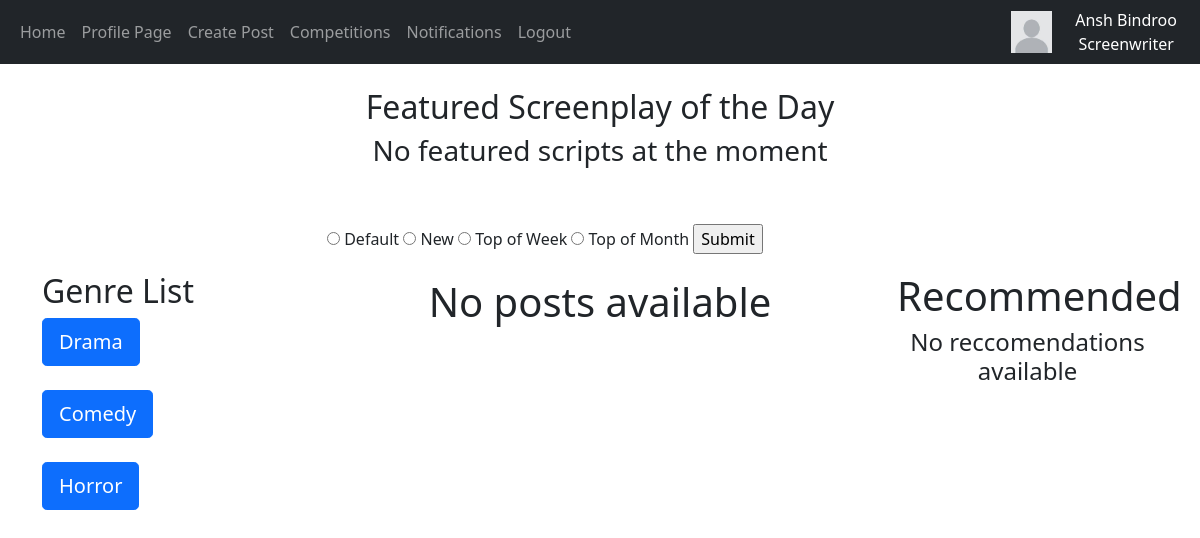
/home (signed in), run on an earlier commit of the app's database.
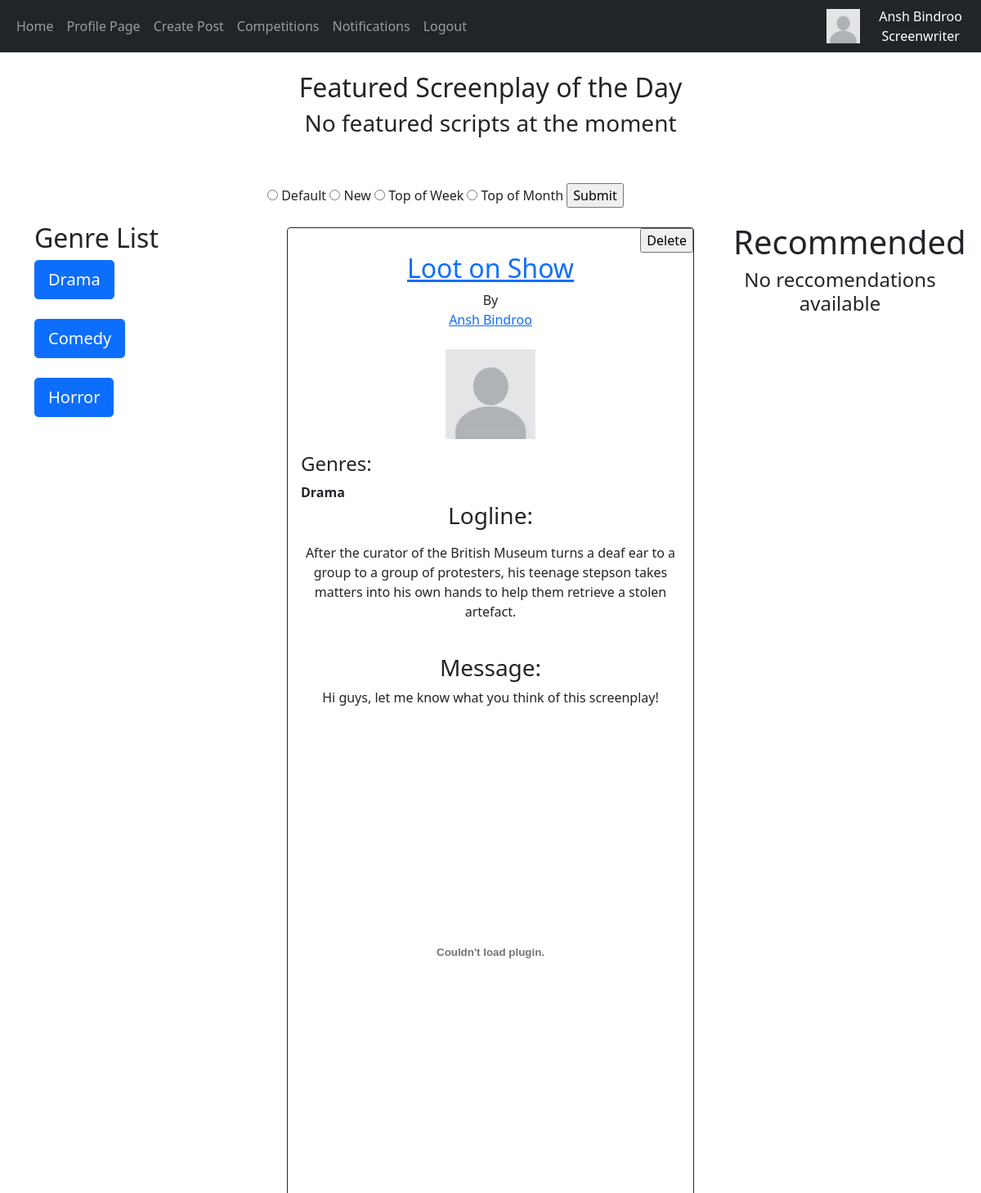
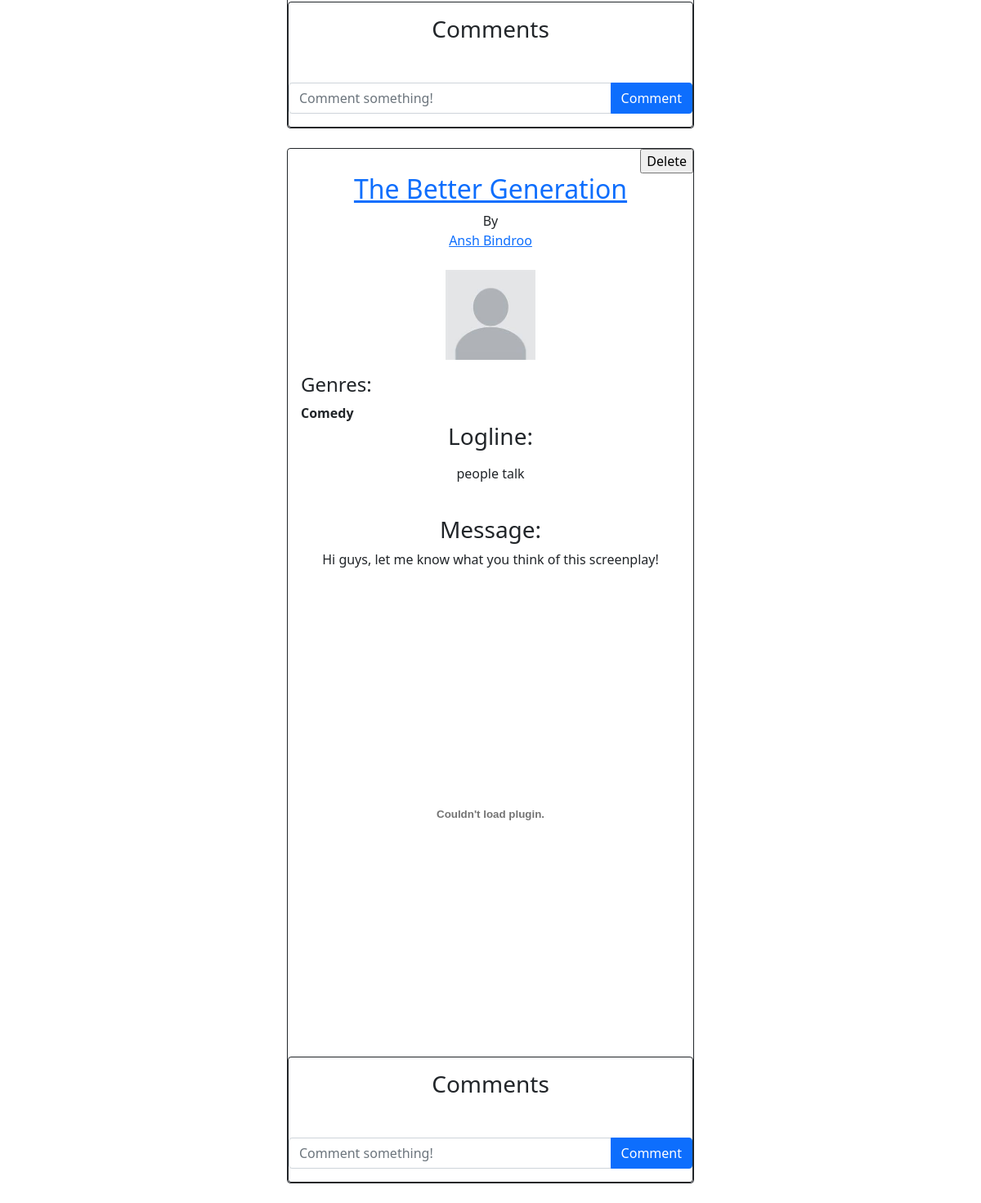
And on a later commit of the database (2 pictures, top to bottom).
### website/models.py (models this page shows)
class Users(db.Model, UserMixin):
    __tablename__ = "Users"
    id = db.Column(db.Integer, primary_key=True)
    email = db.Column(db.String(150), unique=True)
    username = db.Column(db.String(150), unique=True)
    forename = db.Column(db.String(75), unique=True)
    surname = db.Column(db.String(75))
    password = db.Column(db.String(150))
    date_created = db.Column(db.DateTime(timezone=True), default=func.now())
    accounttype = db.Column(db.Integer)
    profilepic = db.Column(db.String(), nullable=True)
    biography = db.Column(db.Text)
    insta = db.Column(db.String(), nullable=True)
    twitter = db.Column(db.String(), nullable=True)
    writers = db.relationship('Screenwriters', backref="user", passive_deletes=True)
    producers = db.relationship('Producers', backref="user", passive_deletes=True)

class Screenplays(db.Model):
    __tablename__ = "Screenplays"
    scriptid = db.Column(db.Integer, primary_key=True)
    writerid = db.Column(db.Integer, db.ForeignKey('Screenwriters.writerid', ondelete="CASCADE"), nullable=False)
    title = db.Column(db.String(300))
    logline = db.Column(db.String(165))
    message = db.Column(db.Text)
    screenplay = db.Column(db.String(300))
    fullfile = db.Column(db.String(300))
    date_created = db.Column(db.Date, default=func.current_date())
    datetime_created = db.Column(db.DateTime(timezone=True), default=func.now())
    avgrating = db.Column(db.Float)
    scripts = db.relationship('Notifications', backref="script", passive_deletes=True)
    scriptscommented = db.relationship('Comments', backref="script", passive_deletes=True)
    liked = db.relationship('LikedScreenplays', backref="script", passive_deletes=True)
    scripts2 = db.relationship('ScriptHas', backref="script", passive_deletes=True)
    liked2 = db.relationship('FeaturedScripts', backref="script", passive_deletes=True)

class ScriptHas(db.Model):
    __tablename__ = "ScriptHas"
    scriptid = db.Column(db.Integer, db.ForeignKey('Screenplays.scriptid'), primary_key=True)
    genreid = db.Column(db.Integer, db.ForeignKey('Genres.genreid'), primary_key=True)

class Genres(db.Model):
    __tablename__ = "Genres"
    genreid = db.Column(db.Integer, primary_key=True)
    genre = db.Column(db.String(50))
    genres = db.relationship('ScriptHas', backref="has")
    genres2 = db.relationship('CompHas', backref="has")

### website/views.py (the view)
@views.route("/")
@views.route("/home", methods=['GET', 'POST'])
@login_required
def home():
    if current_user.accounttype == 1:
        writer = Screenwriters.query.filter_by(userid=current_user.id).first()
        recs = GiveRecommendations(writer.writerid)
    else:
        recs = None
    posts1 = Screenplays.query.order_by(Screenplays.avgrating.desc())
    posts = []
    for i in posts1:
        if i.date_created == date.today():
            posts.append(i)
    comments = Comments.query.all()
    scripthas = ScriptHas.query.all()
    likes = LikedScreenplays.query.all()
    featured = Queue(5)
    LoadFeatured(featured, date.today())
    script = featured.queue[featured.head]
    if (script != None) and (datetime.now() >= script.dequeuedatetime): #When the screenplay's time is up, the screenplay is dequeued and removed from the table
        featured.dequeue()
        feature = FeaturedScripts.query.filter_by(scriptid = script.scriptid).first()
        db.session.delete(feature)
        db.session.commit()
    return flask.render_template("home.html", user=current_user, posts=posts, comments=comments, scripthas=scripthas, recs=recs, likes=likes, script=featured.queue[featured.head], featured=featured)

### website/views.py (called while the page is built)
def LoadFeatured(queue, date):
    posts = Screenplays.query.filter_by(date_created = date) #Posts from today selected
    hour = 4
    for post in posts:
        likes = LikedScreenplays.query.filter(LikedScreenplays.scriptid == post.scriptid, LikedScreenplays.rating >= 4.0)
        if likes.count() >= 10 and FeaturedExists(post.scriptid) == False: #The screenplay is checked if it qualifies to be featured
            newfeatured = FeaturedScripts(scriptid = post.scriptid, dequeuedatetime = datetime.now()+timedelta(hours=hour))
            db.session.add(newfeatured)
            db.session.commit()
            hour += 4
    scripts = FeaturedScripts.query.filter(FeaturedScripts.featuredid <= 5) #The first 6 records are enqueued from the database to the queue
    for i in scripts:
        queue.enqueue(i)

### website/templates/home.html (shortened to what this page needs)
{% extends "base.html" %} {% block title %}Home{% endblock %} {% block content%}
<!DOCTYPE html>
<html lang="en">
<head>
</head>
<body>
    {% if featured %}
        <div style="text-align: center">
            <h2>Featured Screenplay of the Day</h2>
            {% if script != None %}
                <h2>{{script.script.title}}</h2>
                {{script.script.logline}}
                <p>By: {{script.script.writer.user.username}}</p>
                <embed style="text-align: center;" src="{{url_for('static', filename='images/'+ script.script.screenplay)}}#toolbar=0" width = "75%" height = "550px%">
            {% else %}
                <h3>No featured scripts at the moment</h3>
            {% endif %}
        </div>
    {% endif %}
    <br><br>
    <div class="row">
        <div style="text-align:left" class="col-3">
            <br><br>
            <h2>Genre List</h2>
            <form action="/filter" method="POST">
                <button name="genre" value="1" class="btn btn-primary btn-lg">Drama</button><br><br>
                <button name="genre" value="2" class="btn btn-primary btn-lg">Comedy</button><br><br>
                <button name="genre" value="3" class="btn btn-primary btn-lg">Horror</button><br><br>
            </form>
        </div>
        <div class="col-6">
            <form method='POST' action="/sort">
                <input type="radio" name="sorted" id="default" value="0"></input>
                <label for="default">Default</label>
                <input type="radio" name="sorted" id="new" value="1"></input>
                <label for="new">New</label>
                <input type="radio" name="sorted" id="week" value="2"></input>
                <label for="week">Top of Week</label>
                <input type="radio" name="sorted" id="month" value="3"></input>
                <label for="month">Top of Month</label>
                <input type="submit" value="Submit">
            </form>
            <br>
            <div id="posts" class="container" style="text-align:center">
            {% if posts %}
                {% for post in posts %}
                <div class="card border-dark">
                        {% if user.id == post.writer.user.id %}
                        <div style="text-align:right">
                            <form action = /delete-post/{{post.scriptid}} method="POST">
                                <input type="submit" value="Delete">
                            </form>
                        </div>
                        {% endif %}
                        {% if post.screenplay %}
                        <a href="/script/{{post.scriptid}}" target="_blank"><h2>{{post.title}}</h2></a>
                        {% else %}
                        <h2>{{post.title}}</h2>
                        {% endif %}
                        By<a href="/profilepage/{{post.writer.user.id}}">{{post.writer.user.username}}</a>
                        <br>
                        <div style="text-align: center;">
                            {% if post.writer.user.profilepic %}
                            <img src="{{ url_for('static', filename='images/'+ post.writer.user.profilepic) }}" width = "110px" height = "110px" alt="Profile picture">
                            {% else %}
                            <img src="/static/images/default.jpg" alt="Default profile picture" width = "110px" height = "110px">
                            {% endif %}
                        </div>
                        <div class="card-body">
                            <div style="text-align:left">
                            <h4>Genres:</h4>
                            {% for script in scripthas %}
                                {% if script.scriptid == post.scriptid %}
                                    <b>{{script.has.genre}}</b><br>
                                {% endif %}
                            {% endfor %}
                        </div>
                            <h3>Logline:</h3>
                            <p><div class="card-text">{{post.logline}}</div></p>
                            <br>
                            <h3>Message:</h3>
                            {{post.message}}
                            <br>
                            <br>
                            {% if post.screenplay %}
                            <embed style="text-align: center;" src="{{url_for('static', filename='images/'+ post.screenplay)}}#toolbar=0" width = "100%" height = "550px%">
                            {% else %}
                            <h2>Screenplay not available</h2>
                            {% endif %}
                        </div>
                        {% if user.accounttype == 1 %}
                        <div class="card border-dark">
                            <div class="card-body">
                            <h3>Comments</h3>
                            </div>
                            <br>
                            <form class="input-group mb-3"method="POST" action="/create-comment/{{post.scriptid}}">
                                <input type="text" id="text" name="text" class="form-control" placeholder="Comment something!"/>
                                <button type="submit" class="btn btn-primary">Comment</button>
                            </form>
                        </div>
                        {% endif %}
                </div>
                <br>
                    {% endfor %}
            {% else %}
            <h1>No posts available</h1>
            {% endif %}
            </div>
        </div>
        <div class="col-3">
            <br>
            <br>
            <h1>Recommended</h1>
            {% if not recs %}
            <div style="text-align:center">
                <h4>No reccomendations available</h4>
            </div>
            {% endif %}
        </div>
    </div>
</body>
</html>
{% endblock %}

### website/templates/base.html (shortened to what this page needs)
<!DOCTYPE html>
<html lang="en">
  <head>
    <link
      href="https://cdn.jsdelivr.net/npm/bootstrap@5.0.2/dist/css/bootstrap.min.css"
      rel="stylesheet"
    />
  </head>
  <body>
    <nav class="navbar navbar-expand-lg navbar-dark bg-dark">
      <div class="container-fluid">
        <div class="collapse navbar-collapse" id="navbar">
          <div class="navbar-nav">
            <a class="nav-item nav-link" href="/home">Home</a>
            {% if user.is_authenticated %}
            <a class="nav-item nav-link" href="/profilepage/{{user.id}}">Profile Page</a>
            <a class="nav-item nav-link" href="/post">Create Post</a>
            <a class="nav-item nav-link" href="/competitions">Competitions</a>
            <a class="nav-item nav-link" href="/notifications/{{user.id}}">Notifications</a>
            <a class="nav-item nav-link" href="/logout">Logout</a>
            {% else %}
            <a class="nav-item nav-link" href="/login">Login</a>
            <a class="nav-item nav-link" href="/sign-up">Sign Up</a>
            {% endif %}
          </div>
        </div>
      </div>
      <div style="text-align: right">
        {% if user.is_authenticated %}
          {% if user.profilepic %}
            <a href="/profilepage/{{user.id}}"" target=_blank><img src="{{ url_for('static', filename='images/'+ user.profilepic) }}" alt="Profile picture" height="50px%" width="50px%"></a>
          {% else %}
            <a href="/profilepage/{{user.id}}"" target=_blank><img src="/static/images/default.jpg" alt="Default profile picture" height="25%" width="25%"></a>
          {% endif %}
        {% endif %}
      </div>
      <div style="text-align: center; color: white;" >
        {{ user.username }}
        {% if user.accounttype == 1 %}
          Screenwriter
        {% elif user.accounttype == 2 %}
          Producer
        {% endif %}
      </div>
    </nav>
    <br>
    <div class="container">{% block content %}{% endblock %}</div>
  </body>
</html>

What changed in the data, as far as the page shows it:
added Screenplays: title "Loot on Show", writer.user.username "Ansh Bindroo", logline "After the curator of the British Museum turns a deaf ear to a group to a group of protesters, his teenage stepson takes matters into his own hands to help them retrieve a stolen artefact.", message "Hi guys, let me know what you think of this screenplay!"
added ScriptHas: has.genre "Drama", shown under "Loot on Show"
added Screenplays: title "The Better Generation", writer.user.username "Ansh Bindroo", logline "people talk", message "Hi guys, let me know what you think of this screenplay!"
added ScriptHas: has.genre "Comedy", shown under "The Better Generation"
Also different on the page:
text no longer shown: "No posts available"
